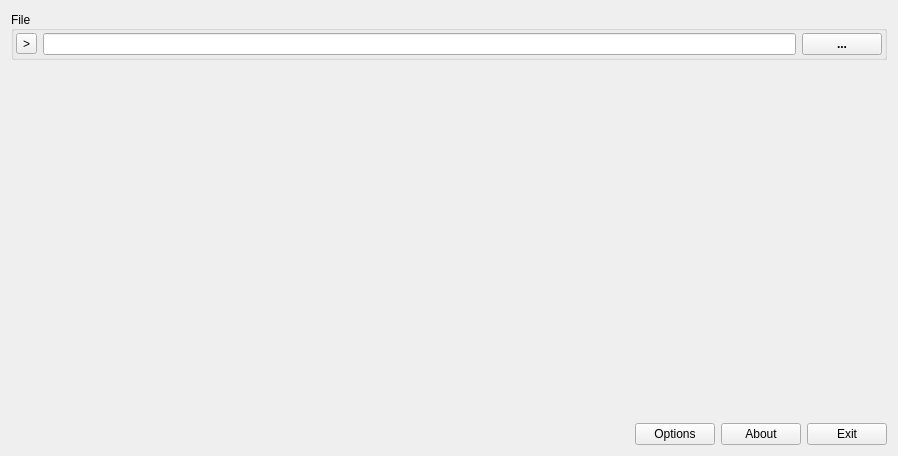
<?xml version="1.0" encoding="UTF-8"?>
<ui version="4.0">
 <class>GuiMainWindow</class>
 <widget class="QMainWindow" name="GuiMainWindow">
  <property name="geometry">
   <rect>
    <x>0</x>
    <y>0</y>
    <width>898</width>
    <height>456</height>
   </rect>
  </property>
  <property name="windowTitle">
   <string notr="true">Nauz File Detector</string>
  </property>
  <widget class="QWidget" name="centralWidget">
   <layout class="QVBoxLayout" name="verticalLayout_3">
    <item>
     <widget class="QGroupBox" name="groupBoxFile">
      <property name="title">
       <string>File</string>
      </property>
      <property name="alignment">
       <set>Qt::AlignmentFlag::AlignLeading|Qt::AlignmentFlag::AlignLeft|Qt::AlignmentFlag::AlignVCenter</set>
      </property>
      <layout class="QVBoxLayout" name="verticalLayout">
       <property name="leftMargin">
        <number>2</number>
       </property>
       <property name="topMargin">
        <number>2</number>
       </property>
       <property name="rightMargin">
        <number>2</number>
       </property>
       <property name="bottomMargin">
        <number>2</number>
       </property>
       <item>
        <layout class="QHBoxLayout" name="horizontalLayout_2">
         <item>
          <widget class="QToolButton" name="toolButtonRecentFiles">
           <property name="text">
            <string notr="true">&gt;</string>
           </property>
          </widget>
         </item>
         <item>
          <widget class="QLineEdit" name="lineEditFileName"/>
         </item>
         <item>
          <widget class="QPushButton" name="pushButtonOpenFile">
           <property name="font">
            <font>
             <bold>true</bold>
            </font>
           </property>
           <property name="text">
            <string notr="true">...</string>
           </property>
          </widget>
         </item>
        </layout>
       </item>
      </layout>
     </widget>
    </item>
    <item>
     <widget class="QWidget" name="widgetMain" native="true">
      <property name="sizePolicy">
       <sizepolicy hsizetype="Expanding" vsizetype="Expanding">
        <horstretch>0</horstretch>
        <verstretch>0</verstretch>
       </sizepolicy>
      </property>
     </widget>
    </item>
    <item>
     <layout class="QHBoxLayout" name="horizontalLayout_3">
      <item>
       <spacer name="horizontalSpacer_2">
        <property name="orientation">
         <enum>Qt::Orientation::Horizontal</enum>
        </property>
        <property name="sizeHint" stdset="0">
         <size>
          <width>40</width>
          <height>20</height>
         </size>
        </property>
       </spacer>
      </item>
      <item>
       <widget class="QPushButton" name="pushButtonOptions">
        <property name="text">
         <string>Options</string>
        </property>
       </widget>
      </item>
      <item>
       <widget class="QPushButton" name="pushButtonAbout">
        <property name="text">
         <string>About</string>
        </property>
       </widget>
      </item>
      <item>
       <widget class="QPushButton" name="pushButtonExit">
        <property name="text">
         <string>Exit</string>
        </property>
       </widget>
      </item>
     </layout>
    </item>
   </layout>
  </widget>
 </widget>
 <layoutdefault spacing="6" margin="11"/>
 <resources/>
 <connections/>
</ui>
